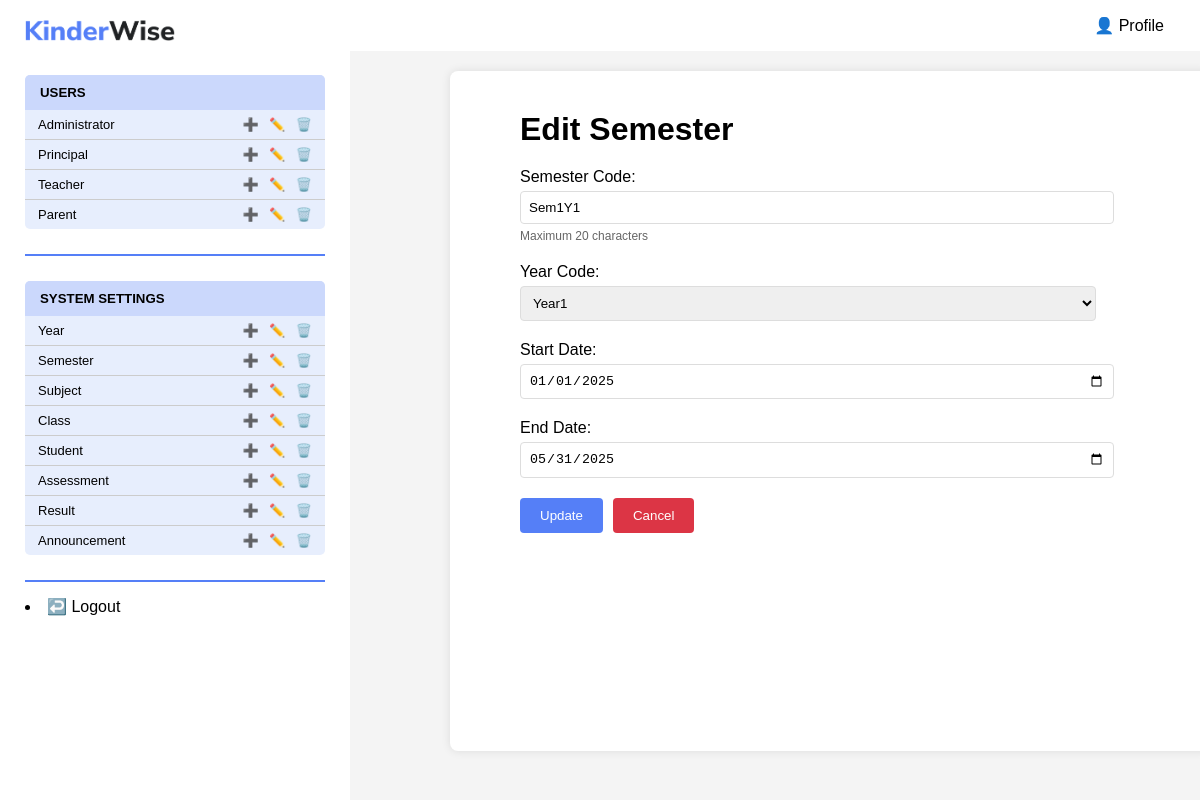
The app's page /KinderWise/admin/editSetting.php?entity=semester&id=Sem1Y1 with its own data.
### tables this page shows
CREATE TABLE `semester` (
  `semesterCode` varchar(20) NOT NULL,
  `yearCode` varchar(20) DEFAULT NULL,
  `startDate` date DEFAULT NULL,
  `endDate` date DEFAULT NULL
);

### KinderWise/admin/editSetting.php (the view, shortened to what this page needs)
<?php
include("sidebar.php");
$entity = $_GET['entity'];
$id = $_GET['id'];
$columns = [
    'year' => ['yearCode', 'description'],
    'semester' => ['semesterCode', 'yearCode', 'startDate', 'endDate'],
    'subject' => ['subjectName', 'yearCode'],
    'class' => ['classCode', 'teacherID', 'yearCode', 'classCapacity'],
    'student' => ['studentID', 'name', 'age', 'birthday', 'gender', 'parentID', 'classCode', 'yearCode'],
    'assessment' => ['assessmentID', 'assessmentType', 'teacherID', 'subjectName', 'semesterCode', 'yearCode', 'description', 'deadline', 'status'],
    'result' => ['resultID', 'finalScore', 'studentID', 'assessmentID', 'status'],
    'announcement' => ['announcementID', 'announcementTitle', 'details', 'postDate', 'teacherID']
];
$columns_names = [
    'year' => ['Year Code', 'Description'],
    'semester' => ['Semester Code', 'Year Code', 'Start Date', 'End Date'],
    'subject' => ['Subject Name', 'Year Code'],
    'class' => ['Class Code', 'Teacher', 'Year Code', 'Capacity'],
    'student' => ['ID', 'Name', 'Age', 'Birthday', 'Gender', 'Parent', 'Class Code', 'Year Code'],
    'assessment' => ['ID', 'Type', 'Teacher', 'Subject Name', 'Semester Code', 'Year Code', 'Description', 'Deadline', 'Status'],
    'result' => ['ID', 'Score', 'Student', 'Assessment', 'Status'],
    'announcement' => ['ID', 'Title', 'Details', 'Post Date', 'Teacher']
];
function getInputTypes($entity) {
    $input_types = [];
    switch($entity) {
        case 'semester':
            $input_types = [
                'semesterCode' => ['type' => 'text', 'maxlength' => 20],
                'yearCode' => ['type' => 'select', 'source' => 'years'],
                'startDate' => ['type' => 'date'],
                'endDate' => ['type' => 'date']
            ];
            break;
    }
    return $input_types;
}
$input_types = getInputTypes($entity);
function getAvailableOptions($conn, $entity) {
    $options = [];
    switch ($entity) {
        case 'semester':
        case 'subject':
            $options['years'] = [];
            $query = "SELECT yearCode FROM year";
            $result = mysqli_query($conn, $query);
            while ($row = mysqli_fetch_assoc($result)) {
                $options['years'][] = $row['yearCode'];
            }
            break;
    }
    return $options;
}
function getCurrentData($conn, $entity, $id) {
    switch ($entity) {
        case 'semester':
            $query = "SELECT * FROM semester WHERE semesterCode = ?";
            $stmt = mysqli_prepare($conn, $query);
            mysqli_stmt_bind_param($stmt, "s", $id);
            break;
    }
    mysqli_stmt_execute($stmt);
    $result = mysqli_stmt_get_result($stmt);
    $data = mysqli_fetch_assoc($result);
    return $data;
}
$available_options = getAvailableOptions($conn, $entity);
$current_data = getCurrentData($conn, $entity, $id);
?>
<!DOCTYPE html>
<html lang="en">
<head>
    <link href="container.css" rel="stylesheet">
</head>
<body>
    <div class="container">
        <h1>Edit <?php echo ucfirst($entity); ?></h1>
        <form method="POST" id="editSettingForm" onsubmit="return validateForm()">
            <?php foreach ($columns[$entity] as $index => $column): ?>
                <div class="form-group">
                    <?php
                    $input_type = $input_types[$column];
                    switch ($input_type['type']):
                        case 'hidden': ?>
                            <?php break;
                        case 'select':
                            if (isset($input_type['source'])):
                                $options = $available_options[$input_type['source']] ?? [];
                                ?>
                                <label><?php echo $columns_names[$entity][$index]; ?>:</label>
                                <select name="<?php echo $column; ?>" required>
                                    <?php foreach ($options as $option):
                                        if (is_array($option)) {
                                            $value = $option[array_key_first($option)];
                                            $display = $option['name'] ?? $option[array_key_last($option)];
                                        } else {
                                            $value = $display = $option;
                                        }
                                    ?>
                                        <option value="<?php echo htmlspecialchars($value); ?>"
                                            <?php echo ($current_data[$column] == $value) ? 'selected' : ''; ?>>
                                            <?php echo htmlspecialchars($display); ?>
                                        </option>
                                    <?php endforeach; ?>
                                </select>
                            <?php endif;
                            break;
                        case 'textarea': ?>
                            <?php break;
                        default: ?>
                            <label><?php echo $columns_names[$entity][$index]; ?>:</label>
                            <input type="<?php echo $input_type['type']; ?>"
                                name="<?php echo $column; ?>"
                                value="<?php echo htmlspecialchars($current_data[$column]); ?>"
                                required
                                <?php foreach ($input_type as $attr => $value):
                                    if ($attr !== 'type'): ?>
                                        <?php echo $attr; ?>="<?php echo $value; ?>"
                                    <?php endif;
                                endforeach; ?>>
                    <?php endswitch; ?>
                    <?php if (isset($input_type['maxlength'])): ?>
                        <div class="hint">Maximum <?php echo $input_type['maxlength']; ?> characters</div>
                    <?php endif; ?>
                </div>
            <?php endforeach; ?>
            <div class="button-group">
                <button type="submit" name="submit" class="submit-btn">Update</button>
                <button type="button" class="cancel-btn" onclick="window.location.href='viewSetting.php?entity=<?php echo $entity?>'">Cancel</button>
            </div>
        </form>
    </div>
</body>
</html>

### KinderWise/admin/container.css (style rules this page uses)
body { font-family: Trebuchet MS, sans-serif; text-align: left; margin: 0; background-color: #f4f4f4; overflow-x: hidden; }
.container { width: 60%; margin: 20px auto; padding: 20px; background: white; border-radius: 8px; box-shadow: 0 0 10px rgba(0, 0, 0, 0.1); display: flex; flex-direction: column; justify-content: left; align-items: left; flex-grow: 1; height: 80vh; margin-left: 450px; overflow: auto; }
.form-group { margin-bottom: 15px; }
.form-group label { display: block; margin-bottom: 5px; margin-left: 50px; }
.form-group input, .form-group select { width: 80%; padding: 8px; border: 1px solid #ddd; border-radius: 4px; margin: 0px 50px; }
.button-group { margin: 20px 50px; display: flex; gap: 10px; }
.submit-btn { background: #557FF7; color: white; padding: 10px 20px; border: none; border-radius: 4px; cursor: pointer; }
.cancel-btn { background: #dc3545; color: white; padding: 10px 20px; border: none; border-radius: 4px; cursor: pointer; }
h1 { margin: 20px 0px 20px 50px; }
.hint { font-size: 12px; color: #666; margin-left: 50px; margin-top: 5px; }

### KinderWise/admin/editSetting.php (style rules this page uses)
.form-group { margin-bottom: 20px; }

### records on screen
semester: semesterCode "Sem1Y1", yearCode "Year1", startDate "01/01/2025", endDate "05/31/2025"

### other values on screen
$entity "Semester"
$columns_names[$entity][$index] "Semester Code"
$input_type['maxlength'] "20"
$columns_names[$entity][$index] "Year Code"
$columns_names[$entity][$index] "Start Date"
$columns_names[$entity][$index] "End Date"
